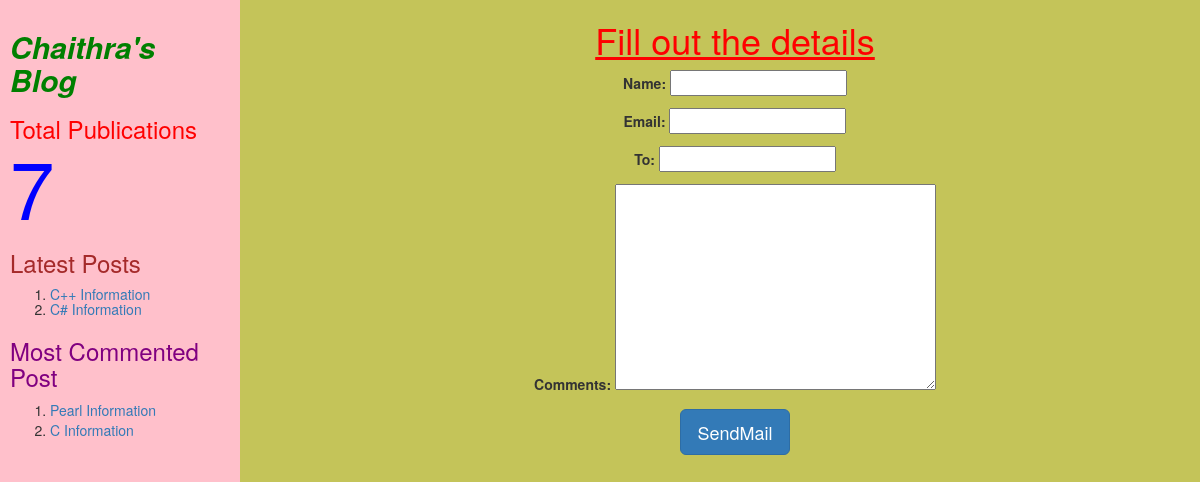
The app's page /9/share with its own data.
### myapp/models.py (models this page shows, shortened)
class Post(models.Model):
	tags=TaggableManager()
	STATUS_CHOICES=(('draft','Draft'),('published','Published'))
	title=models.CharField(max_length=256)
	slug=models.SlugField(max_length=264,unique_for_date='publish')
	author=models.ForeignKey(User,related_name='blog_posts',on_delete= models.CASCADE)
	body=models.TextField()
	publish=models.DateTimeField(default=timezone.now)
	created=models.DateTimeField(auto_now_add=True)
	updated=models.DateTimeField(auto_now=True)
	status= models.CharField(max_length=10,choices=STATUS_CHOICES,default='draft')
	objects=CustomManager()
	class Meta:
		ordering=('-publish',)
	def get_absolute_url(self):
		return reverse('post_detail',args=[self.publish.year,self.publish.strftime('%m'),self.publish.strftime('%d'),self.slug])

### myapp/views.py (the view, shortened to what this page needs)
# urls.py: url(r'^(?P<id>\d+)/share',views.mail_send_view),
def mail_send_view(request,id):
	post=get_object_or_404(Post,id=id,status='published')
	form=EmailSendForm()
	d={'post':post,'form':form}
	return render(request,'myapp/sharebymail.html',d)

### myapp/forms.py
class EmailSendForm(forms.Form):
	name=forms.CharField()
	email=forms.EmailField()
	to=forms.EmailField()
	comments=forms.CharField(required=False,widget=forms.Textarea)

### myapp/models.py (called while the page is built)
    def get_queryset(self):
        return super().get_queryset().filter(status='published')

### myapp/templatetags/mytags.py (called while the page is built)
@register.simple_tag
def total_posts():
	return Post.objects.count()

@register.inclusion_tag('myapp/latest_post.html')
def show_latest_posts(count=3):
	latest_posts=Post.objects.order_by('-publish')[:count]
	return {'latest_posts':latest_posts}

@register.simple_tag
def get_most_commented_posts(count=2):
	return Post.objects.annotate(total_comments=Count('comments')).order_by('-total_comments')[:count]

### templates/myapp/sharebymail.html (shortened to what this page needs)
<html>
{%extends "myapp/parent.html"%}
     {%block content_block%}
     <center>
     <h1 style="color:red"><u>Fill out the details</u></h1>
    <form  method="post">
      {{form.as_p}}
      <input type="submit" class='btn btn-lg btn-primary' value="SendMail">
       </form>
      </center>
    {%endblock%}

### templates/myapp/parent.html (shortened to what this page needs)
<html>
{%load mytags%}
    <head>
	<link rel="stylesheet" href="https://maxcdn.bootstrapcdn.com/bootstrap/3.3.7/css/bootstrap.min.css">
    </head>
	<body>
	    <div class="content" style="width:80%;float:right;background-color:#c4c459;height:300%;padding:0 0 0 30px">
	       {%block content_block%}
	       {%endblock%}
	    </div>
	    <div class="sidebar" style="width:20%;float:left;background-color:pink;height:300%;padding:10px">
		<h2 style="color:green"><b><i>Chaithra's Blog</i></b></h2>
		<h3 style="color:red">Total Publications
			<span style="color:blue;font-size:80px">
			{%total_posts%}</span>
			<h3 style="color:brown">Latest Posts</h3>
			<h5>{%show_latest_posts 2%}</h5>
			<h3 style="color:purple">Most Commented Post</h3>
			{%get_most_commented_posts as m%}
			<ol>
			   {%for post in m%}
			    <li><a href="{{post.get_absolute_url}}">{{post.title}}</a></li>
			   {%endfor%}
			</ol>
		</h3>
	    </div>
	</body>
</html>

### templates/myapp/latest_post.html
<html>
    <body>
	<ol>
	{%for post in latest_posts%}
	<li><a href="{{post.get_absolute_url}}">{{post.title}}</a></li>
	{%endfor%}
	</ol>
     </body>
</html>

### records on screen
Post: title "C++ Information"
Post: title "C# Information"
Post: title "Pearl Information"
Post: title "C Information"
